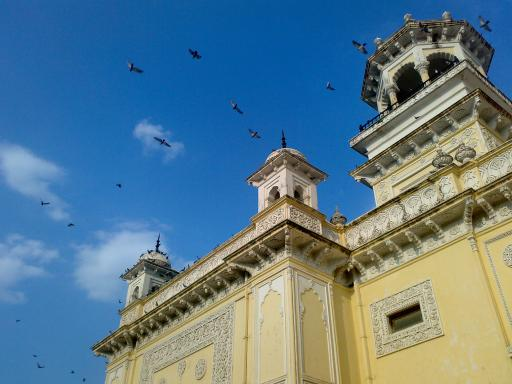
#> input picture computional-vision/exercicios/ex_2/home.jpg, 512 x 384 px
$ python main.py
#> lines starting #> are read from the running program, lines starting #| are printed output that depends on the picture
from matplotlib import pyplot as plt
import cv2
import numpy as np

img = cv2.imread('home.jpg')
#> img is the input picture: shape (384, 512, 3); mean B, G, R 141.2, 123.9, 91.6
blur = cv2.blur(img,(21,21))
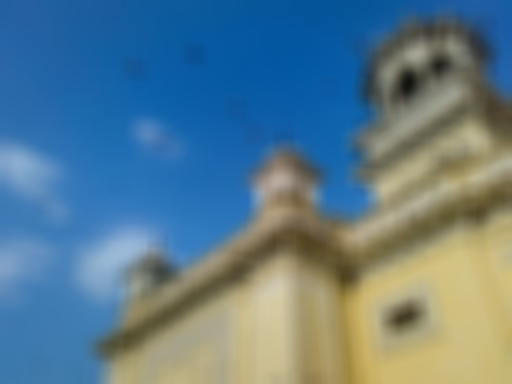
#> blur: shape (384, 512, 3); mean B, G, R 141.2, 123.9, 91.6

hsv = cv2.cvtColor(blur, cv2.COLOR_BGR2HSV)
#> hsv: shape (384, 512, 3); mean H, S, V 69.8, 140.3, 162

(h, s, v) = cv2.split(hsv)
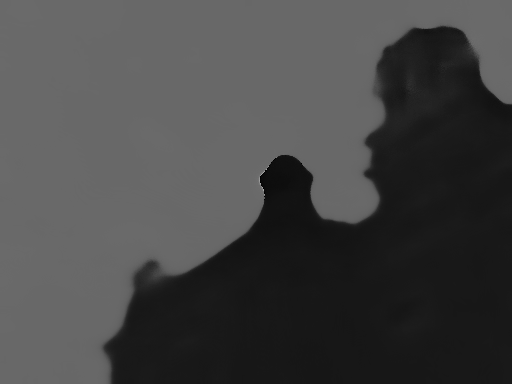
#> h: shape (384, 512); min 0, max 170, mean 69.8
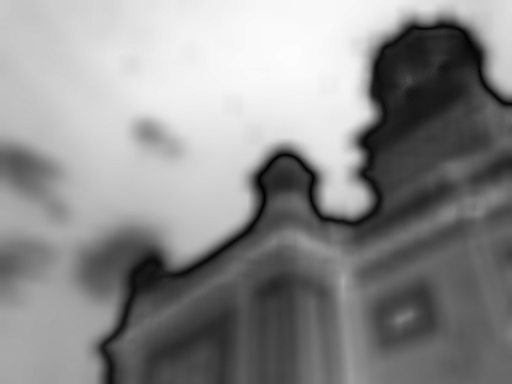
#> s: shape (384, 512); min 0, max 252, mean 140.3
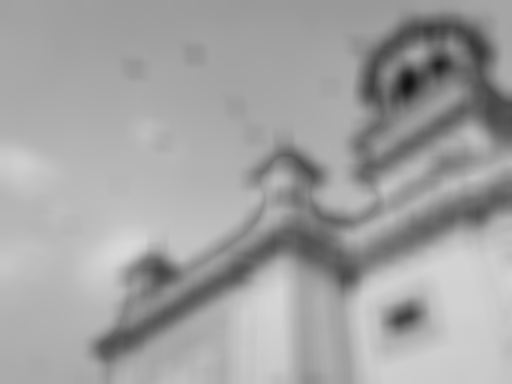
#> v: shape (384, 512); min 18, max 216, mean 162
cv2.imwrite('blur.jpg', blur)
#cv2_imshow(blur)
#cv2_imshowcoração
#hs = (h*1.0/255)*(s*1.0/255)
max1 = h.max() /1.0
#> max1 = 170
max2 = s.max() / 1.0
#> max2 = 252
print('max: ', max1,' - max2: ', max2)
#| max:  170.0  - max2:  252.0
new_image = np.zeros(img.shape, img.dtype)
for y in range(0, img.shape[0]):
    for x in range(0, img.shape[1]):
        new_image[y, x] = np.clip(((h[y, x]/max1)*(s[y,x]/max2)*255), 0 , 255)
#> new_image: shape (384, 512, 3); mean H, S, V 70.6, 70.6, 70.6
##new_image = cv2.convertScaleAbs(image, alpha=alpha, beta=beta)

(T, threshInv) = cv2.threshold(new_image, 90, 255,
cv2.THRESH_BINARY_INV)
#> threshInv: shape (384, 512, 3); mean H, S, V 135.6, 135.6, 135.6

cv2.imwrite('new_image.jpg', new_image)
cv2.imwrite('threshInv.jpg', threshInv)
cv2.imwrite('s.jpg', s)
# [6 lines of commented-out code are left out]

b = cv2.calcHist([new_image], [0], None, [256], [0, 256])
#> b = 256 values, max 10716 at index 9, min 0 at index 155, mean 768
g = cv2.calcHist([h], [0], None, [256], [0, 256])
#> g = 256 values, max 57086 at index 104, min 0 at index 1, mean 768
r = cv2.calcHist([s], [0], None, [256], [0, 256])
#> r = 256 values, max 2656 at index 247, min 0 at index 1, mean 768

plt.figure()
plt.title("Histograma P&B")
plt.xlabel("Intensidade")
plt.ylabel("Qtde de Pixels")
plt.plot(b,"b")
#plt.plot(g,"g")
#plt.plot(r,"r")
plt.xlim([0, 256])
plt.savefig('final.jpg')
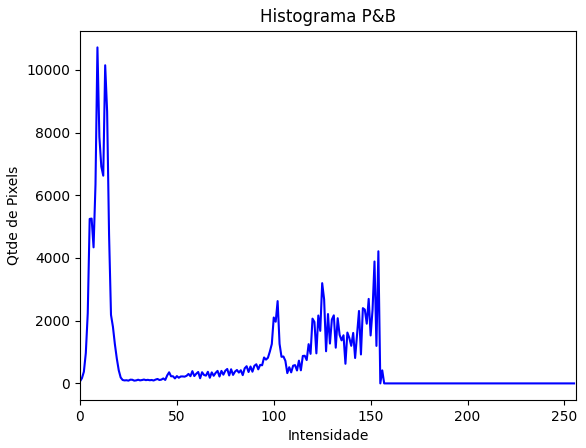
#> figure drawn by matplotlib, 1 panel; curve peaks at x = 9, y = 10716
cv2.waitKey(0)
